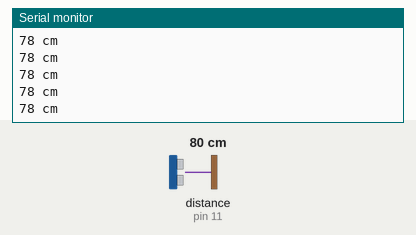
A sketch run on a simulated Arduino Uno, built with avr-gcc and run on an emulated ATmega328P. Shown: the last lines printed to the serial monitor. Wiring (inferred from the names in the program): ultrasonic range finder: trigger pin 12; echo pin 11. Inputs (shaded band) come from the test bench; at power-on: distance to the obstacle (sensor on pin 11) 80 cm. The echo pulse lasts 58.3 µs per cm.

Above: at 1.2 s.
1.3 s: distance to the obstacle (sensor on pin 11) set to 2 cm
At 1.8 s:
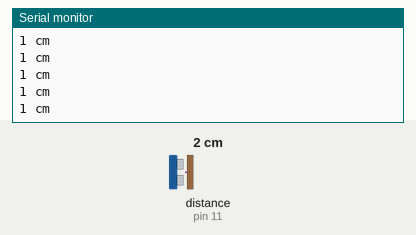
2.8 s: distance to the obstacle (sensor on pin 11) set to 18 cm
At 3.8 s:
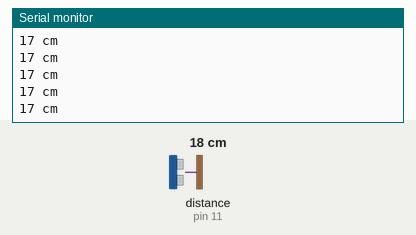
5.8 s: distance to the obstacle (sensor on pin 11) set to 4 cm
At 6.8 s:
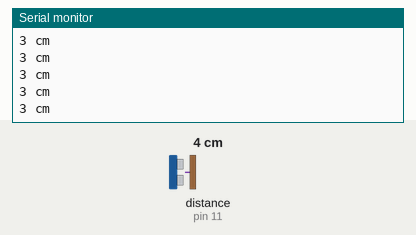
Timing chart, 0 to 8.8 s (numbered marks = the images above; inputs shaded):
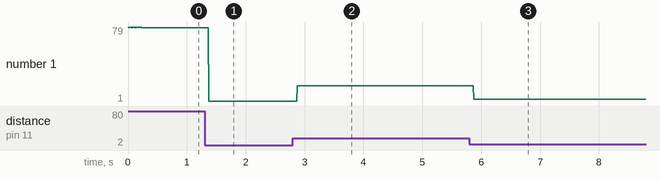

The sketch:

ultrasonic_sensor_no_lib.ino
```cpp
const int trigPin = 12;
const int echoPin = 11;

long duration;
int distance;

void setup() {
  pinMode(trigPin, OUTPUT);
  pinMode(echoPin, INPUT);
  Serial.begin(9600);
}

void loop() {
  digitalWrite(trigPin, LOW);
  delayMicroseconds(5);
  digitalWrite(trigPin, HIGH);
  delayMicroseconds(15);
  digitalWrite(trigPin, LOW);

  duration = pulseIn(echoPin, HIGH);
  distance = duration * 0.034/2;

  Serial.print(distance);
  Serial.println(" cm");
}
```

Measured:
- after the input at 1.3 s, the serial monitor: prints a new line after 0.07 s (image 1)
- after the input at 2.8 s, the serial monitor: prints a new line after 0.07 s (image 2)
- after the input at 5.8 s, the serial monitor: prints a new line after 0.07 s (image 3)
- plotted number 1: 78 → 1 after the input at 1.3 s, 1 → 17 after the input at 2.8 s, 17 → 3 after the input at 5.8 s
